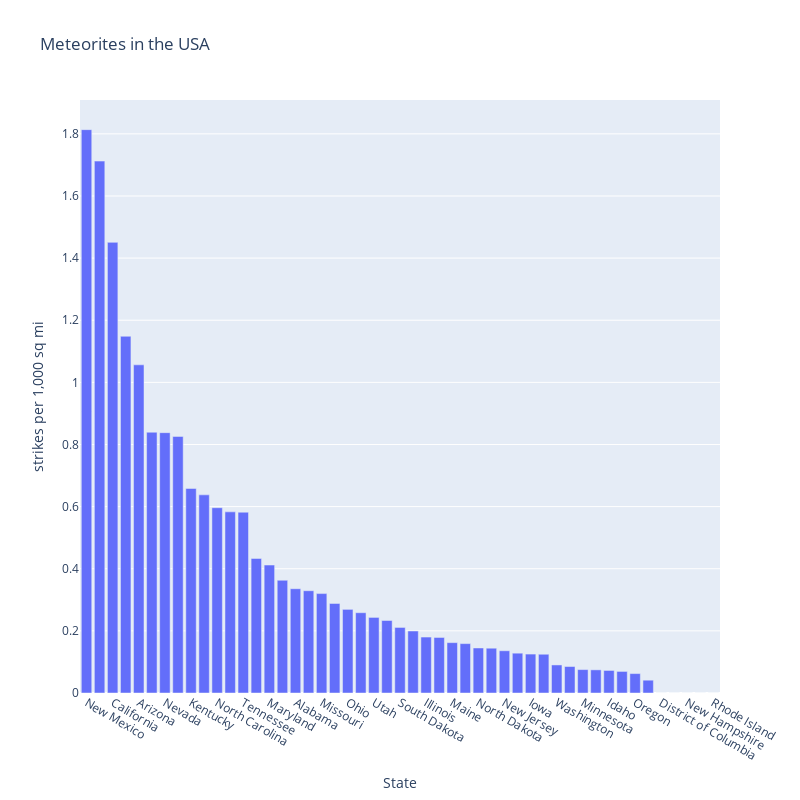

Here is the notebook cell this chart was saved with:
### Markdown cell above
### Step 9: State Conclusions
Now that your analysis is complete, you can state your conclusions, and throw in any interesting charts you can think of. 

Based on this analysis, New Mexico, Kansas, California, Texas, and Arizona, are the best states to look for meteorites. The commonality of finding meteorite strikes in arid regions is clear (even in California, most strikes are in the southern part of the state, if you inspect our map from before). This implies that finding an arid and empty part of one of these states will be your best bet to find meteorites.

I'll create a final plot using plotly to summarize the findings visually.

### Code cell
import plotly.express as px
 
fig=px.bar(meteorite_counts,y="strikes per 1,000 sq mi",title="Meteorites in the USA",
    labels={"no of strikes":"Number of Strikes","NAME":"State"},hover_data={"no of strikes":True},width=800,height=800)
 
fig.show()
fig.write_html('nc-blog-examples/data-outputs/us-meteor-strikes.html', auto_open=False)

### Figure 1 — Plotly figure (JSON) as saved in the notebook; plotly's stock layout.template omitted (floating-point values rounded to 4 significant figures)
{"data": [{"alignmentgroup": "True", "customdata": [[220], [140], [226], [300], [120], [87], [92], [4], [26], [49], [29], [40], [24], [25], [4], [13], [17], [13], [22], [15], [11], [14], [20], [11], [16], [6], [10], [8], [5], [9], [10], [14], [1], [1], [7], [3], [6], [4], [6], [4], [6], [3], [6], [6], [0], [0], [0], [0], [0]], "hovertemplate": "State=%{x}<br>strikes per 1,000 sq mi=%{y}<br>Number of Strikes=%{customdata[0]}<extra></extra>", "legendgroup": "", "marker": {"color": "#636efa", "pattern": {"shape": ""}}, "name": "", "offsetgroup": "", "orientation": "v", "showlegend": false, "textposition": "auto", "type": "bar", "x": ["New Mexico", "Kansas", "California", "Texas", "Arizona", "Colorado", "Nevada", "Connecticut", "Kentucky", "Nebraska", "North Carolina", "Oklahoma", "Tennessee", "Georgia", "Maryland", "Indiana", "Alabama", "Virginia", "Missouri", "Arkansas", "Ohio", "Wisconsin", "Utah", "New York", "South Dakota", "South Carolina", "Illinois", "Pennsylvania", "Maine", "Michigan", "North Dakota", "Wyoming", "New Jersey", "Massachusetts", "Iowa", "West Virginia", "Washington", "Mississippi", "Minnesota", "Florida", "Idaho", "Louisiana", "Oregon", "Montana", "District of Columbia", "Vermont", "New Hampshire", "Delaware", "Rhode Island"], "xaxis": "x", "y": [1.814, 1.712, 1.451, 1.148, 1.056, 0.8395, 0.838, 0.826, 0.6584, 0.6379, 0.5965, 0.5831, 0.582, 0.4332, 0.4119, 0.3629, 0.3357, 0.3293, 0.32, 0.2883, 0.2692, 0.2585, 0.2433, 0.2334, 0.2111, 0.1996, 0.1801, 0.1788, 0.1621, 0.159, 0.1449, 0.1442, 0.136, 0.1282, 0.1253, 0.1248, 0.09029, 0.08524, 0.07535, 0.07456, 0.0726, 0.06944, 0.06251, 0.04122, 0, 0, 0, 0, 0], "yaxis": "y"}], "layout": {"barmode": "relative", "height": 800, "legend": {"tracegroupgap": 0}, "title": {"text": "Meteorites in the USA"}, "width": 800, "xaxis": {"anchor": "y", "domain": [0, 1], "title": {"text": "State"}}, "yaxis": {"anchor": "x", "domain": [0, 1], "title": {"text": "strikes per 1,000 sq mi"}}}}
